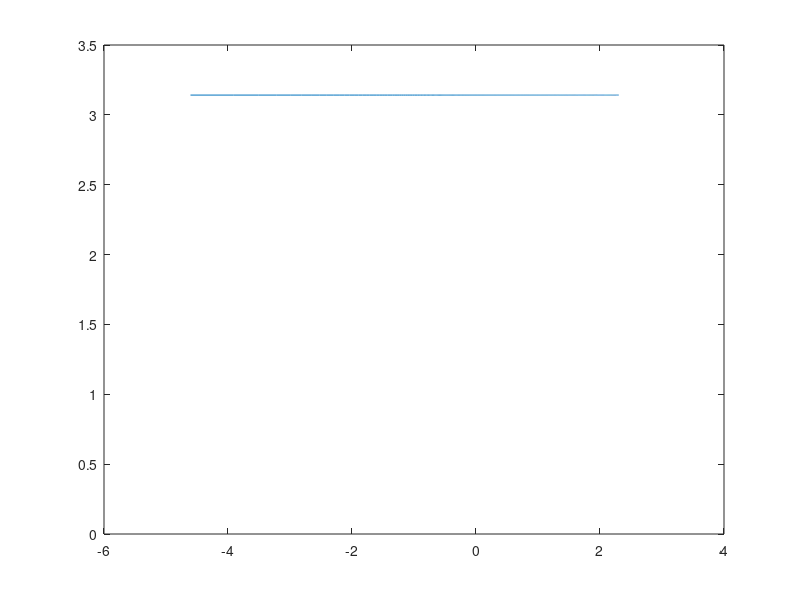

Reproduce this figure in MATLAB.
% clc;
% close all;
% th = 0:0.001*pi:2*pi;
% x=(2^0.5).*cos(th);
% y=((2^0.5).*sin(th)+1);
% % plot(x,y);
% % grid on
% % axis equal
% % axis square
% 
% for ind=1:length(th)
%     if x(ind)^2+(y(ind)+1)^2<2
%     x(ind)=NaN;
%     y(ind)=NaN;
%     end
% end
% subplot(1,2,1);
%  plot(x,y,'g');
%  grid on
%  axis equal
%  axis square
%  
%  z=x+j*y;
%  testz=(z+1)./(z-1);
%  rx=real(testz);
%  ry=imag(testz);
%  subplot(1,2,2);
%   plot(rx,ry,'k');
%  grid on
%  axis equal
%  axis square
 
% clc;
% close all;
% th = 0:0.001*pi:2*pi;
% x=cos(th);
% y=sin(th);
% 
% z=x+j*y;
% testz=i*(1-z)./(z+1);
% rx=real(testz);
% ry=imag(testz);
% 
% plot(rx,ry);

clc;
close all;
% th = 0:0.001*pi:2*pi;
x=-10:0.01:0;
y=0;

z=x+j*y;
testz=log(z);
rx=real(testz);
ry=imag(testz);

plot(rx,ry);
 